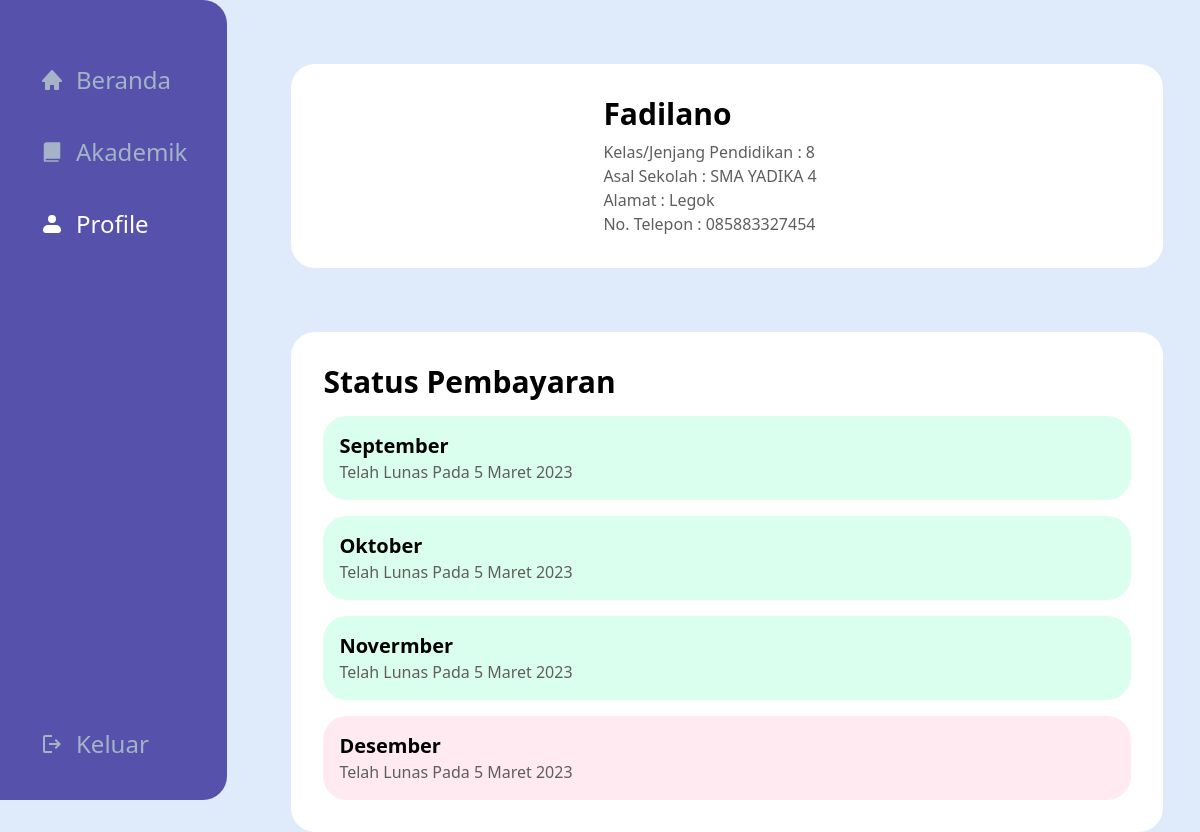
Screenshot of /profile.php (signed in) with the database file from the repository.
### tables this page shows
CREATE TABLE `tbl_datasiswa` (
  `id_siswa` int(10) NOT NULL,
  `nama` varchar(30) NOT NULL,
  `kelas` varchar(15) NOT NULL,
  `sekolah` varchar(30) NOT NULL,
  `alamat` varchar(35) NOT NULL,
  `telepon` char(13) NOT NULL
);

### src/profile.php (the view, shortened to what this page needs)
<?php
    require 'connection.php';
?>
<!doctype html>
<html>
<head>
  <link href="output.css" rel="stylesheet">
</head>
<body class="bg-[#DFEBFB] h-screen flex ">
    <header class="bg-[#5651AB] w-[344px] rounded-r-3xl flex flex-col justify-between items-start ">
      <nav class="">
          <ul class="text-[#A4B3C7] text-2xl">
                <li class="m-10 mt-16 flex gap-3 active:text-white hover:text-white items-center">
                    <a class="active:text-white" href="index.php">Beranda</a>
                </li>
                <li class="m-10 flex gap-3 active:text-white hover:text-white items-center">
                    <svg xmlns="http://www.w3.org/2000/svg" width="1em" height="1em" viewBox="0 0 256 256"><path fill="currentColor" d="M216 32v160a8 8 0 0 1-8 8H72a16 16 0 0 0-16 16h136a8 8 0 0 1 0 16H48a8 8 0 0 1-8-8V56a32 32 0 0 1 32-32h136a8 8 0 0 1 8 8"/></svg>
                    <a href="akademik.php">Akademik</a>
                </li>
                <li class="m-10 flex gap-3 active:text-white text-white items-center">
                    <svg xmlns="http://www.w3.org/2000/svg" width="1em" height="1em" viewBox="0 0 24 24"><path fill="currentColor" fill-rule="evenodd" d="M8 7a4 4 0 1 1 8 0a4 4 0 0 1-8 0m0 6a5 5 0 0 0-5 5a3 3 0 0 0 3 3h12a3 3 0 0 0 3-3a5 5 0 0 0-5-5z" clip-rule="evenodd"/></svg>
                    <a href="profile.php">Profile</a>
                </li>
            </ul>
        </nav>
        <div class="text-[#A4B3C7] text-2xl m-10 flex gap-3 items-center">
            <svg xmlns="http://www.w3.org/2000/svg" width="1em" height="1em" viewBox="0 0 24 24"><path fill="currentColor" d="M5 21q-.825 0-1.412-.587T3 19V5q0-.825.588-1.412T5 3h7v2H5v14h7v2zm11-4l-1.375-1.45l2.55-2.55H9v-2h8.175l-2.55-2.55L16 7l5 5z"/></svg>
            <a href="logout.php">Keluar</a>
        </div>
    </header>
    <main class="p-16">
        <div class="mb-16 flex justify-start items-center bg-white p-8 gap-10 w-[872px] rounded-3xl">
            <?php
            if(isset($_SESSION['name'])){
                $username = $_SESSION['name'];
                $query = mysqli_query($con,"SELECT * FROM tbl_datasiswa where nama = '$username'");
                if($query){
                    $data=mysqli_fetch_assoc($query);
                    ?>
                    <div class="text-[#5E5E5E]">
                        <p class="text-3xl text-black font-semibold mb-2"><?php echo $data['nama']; ?> </p>
                        <p>Kelas/Jenjang Pendidikan : <?php echo $data['kelas']; ?> </p>
                        <p>Asal Sekolah : <?php echo $data['sekolah']; ?></p>
                        <p>Alamat : <?php echo $data['alamat']; ?></p>
                        <p>No. Telepon : <?php echo $data['telepon']; ?> </p>
                    </div>
                    <?php
                } else {
                    echo "erorr" .mysqli_error($con);
                }
            }
            ?>
        </div>
        <div class="justify-start items-center bg-white p-8 gap-10 w-[872px] rounded-3xl">
            <h1 class="text-3xl font-semibold mb-4">Status Pembayaran</h1>
            <div class="bg-[#DBFFEF] p-4 rounded-3xl mb-4">
                <span class="text-xl font-semibold">September</span>
                <p class="text-[#5E5E5E]">Telah Lunas Pada 5 Maret 2023</p>
            </div>
            <div class="bg-[#DBFFEF] p-4 rounded-3xl mb-4">
                <span class="text-xl font-semibold">Oktober</span>
                <p class="text-[#5E5E5E]">Telah Lunas Pada 5 Maret 2023</p>
            </div>
            <div class="bg-[#DBFFEF] p-4 rounded-3xl mb-4">
                <span class="text-xl font-semibold">Novermber</span>
                <p class="text-[#5E5E5E]">Telah Lunas Pada 5 Maret 2023</p>
            </div>
            <div class="bg-[#FFEAF1] p-4 rounded-3xl">
                <span class="text-xl font-semibold">Desember</span>
                <p class="text-[#5E5E5E]">Telah Lunas Pada 5 Maret 2023</p>
            </div>
        </div>
    </main>
</body>
</html>

### rows the page displays
tbl_datasiswa: nama "Fadilano", kelas "8", sekolah "SMA YADIKA 4", alamat "Legok", telepon "085883327454"
